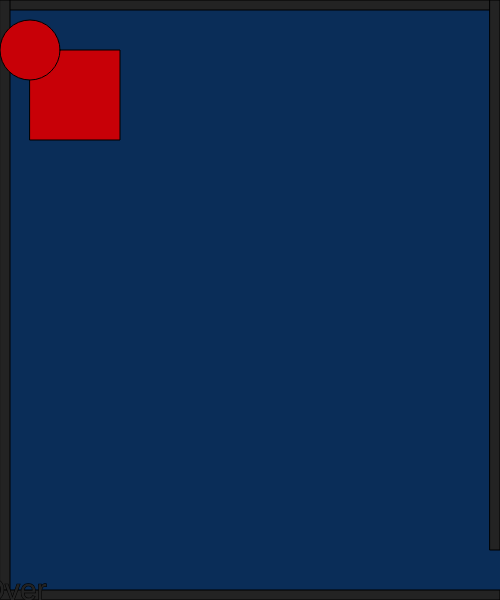
Frame 1 (no input)
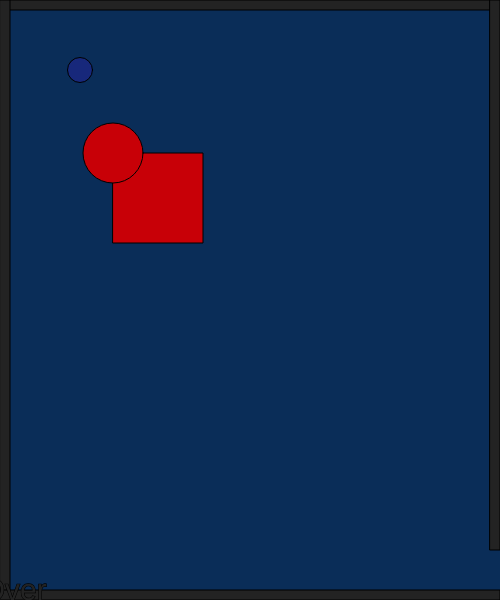
Frame 60 (no input)
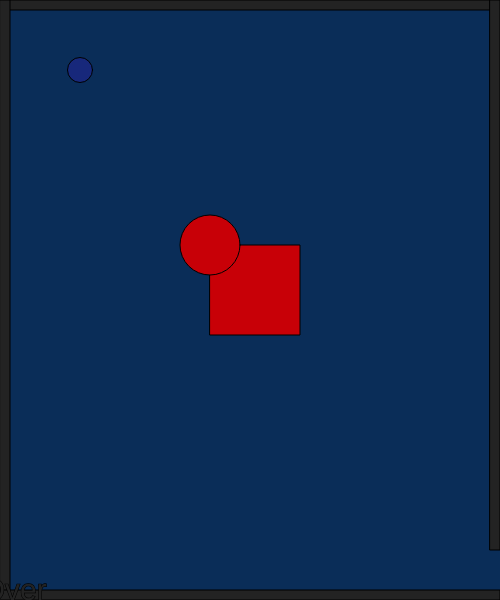
Frame 120 (the mouse pressed at the canvas centre since frame 60)

The p5.js sketch that drew these frames (run headless with seeded random() and noise() and a simulated clock; from frame 60 on, the mouse is pressed at the canvas centre):

// p5.js sketch
// ── sketch.js
// x and y for my character
var characterX = 80;
var characterY = 70;
// define the key codes for each letter
var w = 87; 
var s = 83;
var a = 65;
var d = 68;

// x and y for a shape
var shapeX = 30;
var shapeY = 50;
var shapeXSpeed;
var shapeYSpeed;

// create a shape when the mouse is clicked
var mouseShapeX;
var mouseShapeY;
function setup()
{
    createCanvas(500, 600);
    // get a random speed when the it first starts
    shapeXSpeed = Math.floor(Math.random() * (Math.floor(Math.random() * 5)) + 1);
    shapeYSpeed = Math.floor(Math.random() * (Math.floor(Math.random() * 5)) + 1);
    createCharacter(20,30);
}
function draw()
{
    background(10,45,88);
    stroke(0);
    fill(35);
   // call createBoarders function
    createBoarders();
    // exit message
    textSize(30);
    text("GameOver", width-600,height-0)

    //createCharacter(40,50);
    drawCharacter();
    characterMovement();
  

    // potential enemy
    fill(200,00,7);
    // draw the shape
    square(shapeX, shapeY, 90);
  // potential enemy
    fill(200,00,7);
    circle(shapeX, shapeY, 60);

     // get a random speed when the it first starts
     shapeXSpeed = Math.floor(Math.random() * (Math.floor(Math.random() * 5)) + 1);
     shapeYSpeed = Math.floor(Math.random() * (Math.floor(Math.random() * 5)) + 1);

    // move the shape
    shapeX += shapeXSpeed;
    shapeY += shapeYSpeed;
    // check to see if the shape has gone out of bounds
    if(shapeX > width)
    {
        shapeX = 0;
    }
    if(shapeX < 0)
    {
        shapeX = width;
    }
    if(shapeY > height)
    {
        shapeY = 0;
    }
    if(shapeY < 0)
    {
        shapeY = height;
    }

    // check to see if the character has left the exit
    if(characterX > width && characterY > width-50)
    {
        fill(0);
        stroke(5);
        textSize(26);
        text("GameOver", width/2-50, height/2-50);
    }

    // create the shape based on the mouse click
    fill(120,130,140);
    circle(mouseShapeX, mouseShapeY, 25);
}

function characterMovement()
{
    // handle the keys
    if(keyIsDown(w))
    {
        characterY -= 10;   
    }
    if(keyIsDown(s))
    {
        characterY += 10;   
    }
    if(keyIsDown(a))
    {
        characterX -= 10;   
        console.log("movement: " + characterX);
    }
    if(keyIsDown(d))
    {
        characterX += 10;   
    }
}
function createCharacter(x,y)
{
    characterX = x;
    characterY = y;
    console.log(characterX);
    //character
    
   // circle(characterX,characterY,25);
}
function drawCharacter()
{
    fill(23,40,123);
    circle(characterX,characterY,25);
}
function createBorders(thickness)
{
    // top border
    rect(0,0,width,thickness);
    // left border
    rect(0,0,thickness,height);
    // bottom border
    rect(0, height-thickness,width, thickness);
    // right upper border
    rect(width-thickness,0,thickness,height-50);
}
function createCharacter()
{
  //character
  fill(23,40,123)
  circle(characterX,characterY,25);
}
function createBoarders()
{
   // top border
    rect(0,0,width,10);
    // left border
    rect(0,0,10,height);
    // bottom border
    rect(0, height-10,width,10);
    // right upper border
    rect(width-10,0,10,height-50);
}
function mouseClicked()
{
    mouseShapeX = mouseX;
    mouseShapeY = mouseY;
}
           
